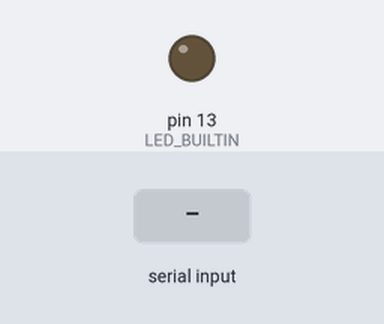
A sketch run on a simulated Arduino Uno, built with avr-gcc and run on an emulated ATmega328P. Parts: output pins drawn as LEDs (lit = HIGH). Inputs (shaded band) come from the test bench. What the sketch prints to the serial monitor is not drawn.

Above: at 1.2 s.
1.3 s: "1\n" received over Serial
Timing chart, 0 to 4.3 s (numbered marks = the images above; inputs shaded):
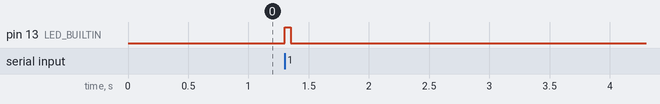

Measured:
- after the input at 1.3 s, pin 13 (LED_BUILTIN): LOW → HIGH at once, → LOW 0.05 s later

The sketch:

SerialReceiver.ino
```cpp
// Receives newline-terminated strings from the web interface and echoes them back.
// Baud rate must match the one selected in the web UI.

void setup() {
  Serial.begin(115200);
  pinMode(LED_BUILTIN, OUTPUT);
  Serial.println("Arduino ready");
}

void loop() {
  if (Serial.available()) {
    String msg = Serial.readStringUntil('\n');
    msg.trim();

    // Blink the LED so you can see something arrived
    digitalWrite(LED_BUILTIN, HIGH);
    delay(50);
    digitalWrite(LED_BUILTIN, LOW);

    Serial.print("Received: ");
    Serial.println(msg);
  }
}
```
